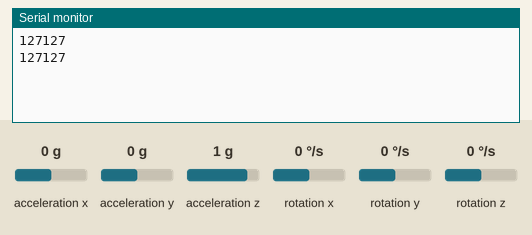
Recording of a sketch running on a simulated Arduino Uno, built with avr-gcc and run on an emulated ATmega328P. On the bench: the last lines printed to the serial monitor. Inputs (shaded band) come from the test bench; at power-on: acceleration x 0 g, acceleration y 0 g, acceleration z 1 g, rotation x 0 °/s, rotation y 0 °/s, rotation z 0 °/s.

Above: at 1.2 s.
1.3 s: acceleration x set to -1.4 g
At 2.6 s:
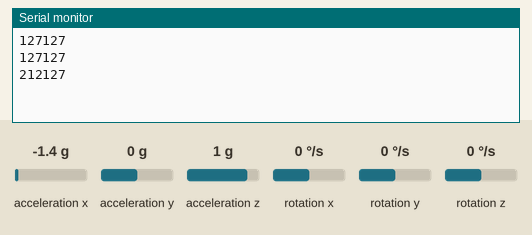
2.8 s: acceleration y set to -1.4 g
At 3.7 s:
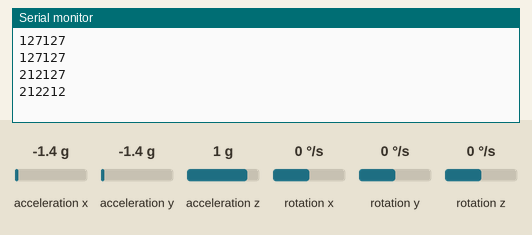
4.3 s: acceleration x set to -0.8 g
At 5.3 s:
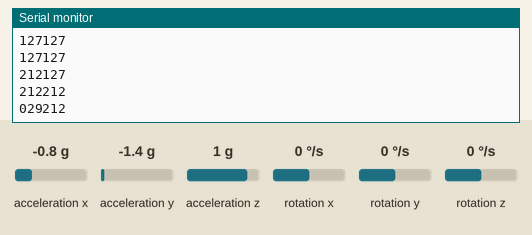
Timing chart, 0 to 7.3 s (numbered marks = the images above; inputs shaded):
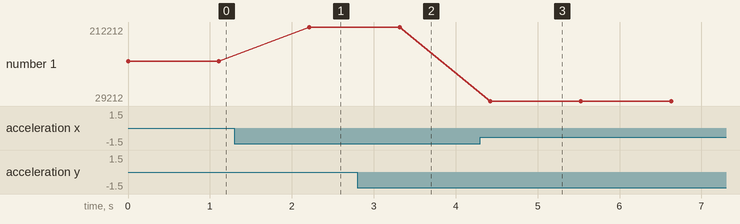

Measured:
- after the input at 1.3 s, the serial monitor: prints a new line after 0.91 s (image 1)
- after the input at 2.8 s, the serial monitor: prints a new line after 0.52 s (image 2)
- after the input at 4.3 s, the serial monitor: prints a new line after 0.12 s (image 3)
- plotted number 1: 127127 → 212127 after the input at 1.3 s, 212127 → 212212 after the input at 2.8 s, 212212 → 29212 after the input at 4.3 s

The sketch:

Controller_out.ino
```cpp
#include <Wire.h>
#include <MPU6050.h>

MPU6050 mpu;
int16_t ax, ay, az;
int16_t gx, gy, gz;

struct MyData {
  byte X;
  byte Y;
  byte Z;
};

MyData data;

void setup()
{
  Serial.begin(9600);
  Wire.begin();
  mpu.initialize();
}

void loop()
{
  mpu.getMotion6(&ax, &ay, &az, &gx, &gy, &gz);
  data.X = map(ax, -17000, 17000, 0, 255 ); // X axis data
  data.Y = map(ay, -17000, 17000, 0, 255);
  data.Z = map(az, -17000, 17000, 0, 255);  // Y axis data
  // Serial.print("Axis X = ");
  // Serial.print(data.X);
  // Serial.print("  ");
  // Serial.print("Axis Y = ");
  // Serial.print(data.Y);
  // Serial.print("  ");
  // Serial.print("Axis Z  = ");
  // Serial.print(data.Z);
  // Serial.print("  ");

  String strx = String(data.X);
  String stry = String(data.Y);

  if(data.X<100){
    strx = "0"+strx;
  }
  if(data.X<10){
    strx = "0"+strx;
  }
  if(data.Y<100){
    stry = "0"+stry;
  }
  if(data.Y<10){
    stry = "0"+stry;
  }

  String out = strx + stry;
  Serial.println(out);
  delay(1100);

}
```
